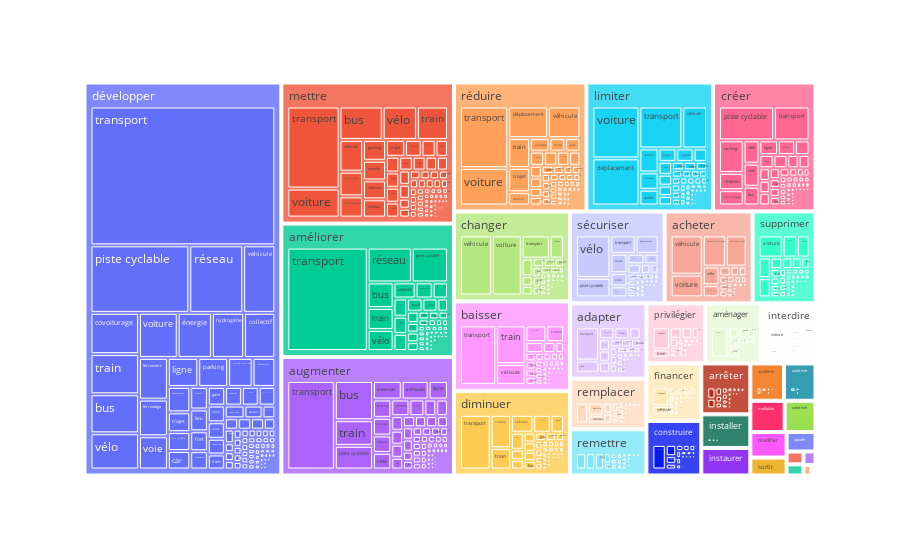

Notebook code cell kept with this figure:
### Code cell
import plotly.express as px
test = df_final[df_final.verb.isin(verbe_class)]
test = test[test.is_neg == 0]
fig = px.treemap(test.groupby("verb term".split(),as_index=False).count(), path=['verb', 'term'],values="is_neg")
fig.show()

### Figure 1 — Plotly figure (JSON) as saved in the notebook; plotly's stock layout.template omitted (floating-point values rounded to 4 significant figures; data arrays with more than 128 entries replaced by an {"elided": "..."} marker saying what was removed)
{"data": [{"branchvalues": "total", "domain": {"x": [0, 1], "y": [0, 1]}, "hovertemplate": "labels=%{label}<br>is_neg=%{value}<br>parent=%{parent}<br>id=%{id}<extra></extra>", "ids": {"elided": "2077 str values"}, "labels": {"elided": "2077 str values"}, "name": "", "parents": {"elided": "2077 str values"}, "type": "treemap", "values": {"elided": "2077 int values"}}], "layout": {"autosize": true, "legend": {"tracegroupgap": 0}, "margin": {"t": 60}}}
